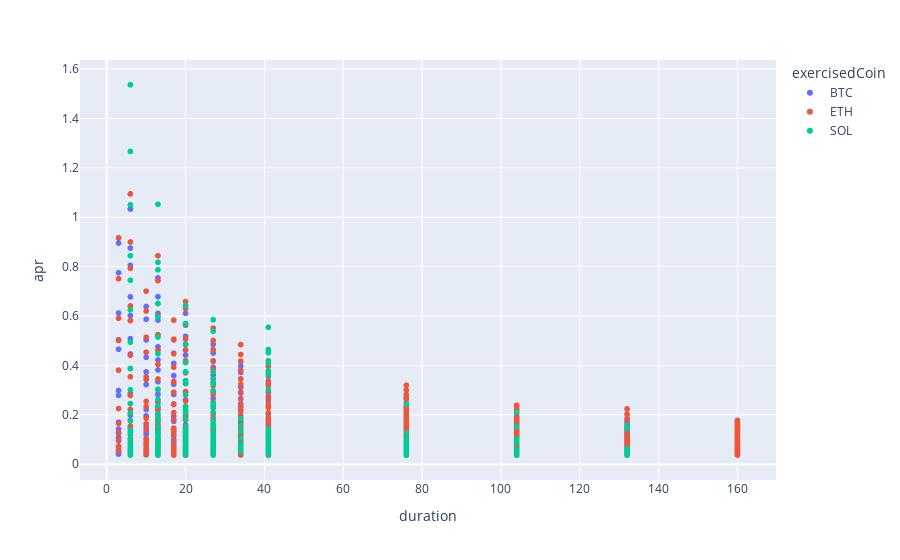

The cell this chart's notebook holds for it:
### Code cell
df_copy = df

# df_copy = df[df["strikePrice"]>=2200]
# df_copy = df_copy[df_copy["duration"]<=25]
# df_copy = df_copy[df_copy["apr"]>=0.2]

BTC_Buy_limit = 60000
ETH_Buy_limit = 2400
SOL_Buy_limit = 140

# BTC
# df_copy = df_copy[(df_copy["strikePrice"]<=BTC_Buy_limit) & (df_copy["exercisedCoin"]=="BTC")]
# df_copy = df_copy[df_copy["strikePrice"]>=55000 ]

# ETH
# df_copy = df_copy[(df_copy["strikePrice"]<=ETH_Buy_limit) & (df_copy["exercisedCoin"]=="ETH")]
# df_copy = df_copy[df_copy["strikePrice"]>=2150 ]


# SOL
# df_copy = df_copy[(df_copy["strikePrice"]<=SOL_Buy_limit) & (df_copy["exercisedCoin"]=="SOL")]
# df_copy = df_copy[df_copy["strikePrice"]>=2150 ]

#resultant
# df_copy = df_copy[(df_copy["strikePrice"]<=SOL_Buy_limit) & (df_copy["exercisedCoin"]=="SOL") or (df_copy["strikePrice"]<=ETH_Buy_limit) & (df_copy["exercisedCoin"]=="ETH") or (df_copy["strikePrice"]<=BTC_Buy_limit) & (df_copy["exercisedCoin"]=="BTC")]




fig = px.scatter(df_copy, x="duration", y="apr", color='exercisedCoin', hover_data=["1000return", "USDamt", "Percent_to_strikeprice"])
fig.show()

### Figure 1 — Plotly figure (JSON) as saved in the notebook; plotly's stock layout.template omitted (floating-point values rounded to 4 significant figures; data arrays with more than 128 entries replaced by an {"elided": "..."} marker saying what was removed)
{"data": [{"customdata": {"elided": "485x3 float values"}, "hovertemplate": "exercisedCoin=BTC<br>duration=%{x}<br>apr=%{y}<br>1000return=%{customdata[0]}<br>USDamt=%{customdata[1]}<br>Percent_to_strikeprice=%{customdata[2]}<extra></extra>", "legendgroup": "BTC", "marker": {"color": "#636efa", "symbol": "circle"}, "mode": "markers", "name": "BTC", "showlegend": true, "type": "scattergl", "x": {"elided": "485 int values"}, "xaxis": "x", "y": {"elided": "485 float values"}, "yaxis": "y"}, {"customdata": {"elided": "340x3 float values"}, "hovertemplate": "exercisedCoin=ETH<br>duration=%{x}<br>apr=%{y}<br>1000return=%{customdata[0]}<br>USDamt=%{customdata[1]}<br>Percent_to_strikeprice=%{customdata[2]}<extra></extra>", "legendgroup": "ETH", "marker": {"color": "#EF553B", "symbol": "circle"}, "mode": "markers", "name": "ETH", "showlegend": true, "type": "scattergl", "x": {"elided": "340 int values"}, "xaxis": "x", "y": {"elided": "340 float values"}, "yaxis": "y"}, {"customdata": {"elided": "190x3 float values"}, "hovertemplate": "exercisedCoin=SOL<br>duration=%{x}<br>apr=%{y}<br>1000return=%{customdata[0]}<br>USDamt=%{customdata[1]}<br>Percent_to_strikeprice=%{customdata[2]}<extra></extra>", "legendgroup": "SOL", "marker": {"color": "#00cc96", "symbol": "circle"}, "mode": "markers", "name": "SOL", "showlegend": true, "type": "scattergl", "x": {"elided": "190 int values"}, "xaxis": "x", "y": {"elided": "190 float values"}, "yaxis": "y"}], "layout": {"legend": {"title": {"text": "exercisedCoin"}, "tracegroupgap": 0}, "margin": {"t": 60}, "xaxis": {"anchor": "y", "domain": [0, 1], "title": {"text": "duration"}}, "yaxis": {"anchor": "x", "domain": [0, 1], "title": {"text": "apr"}}}}
